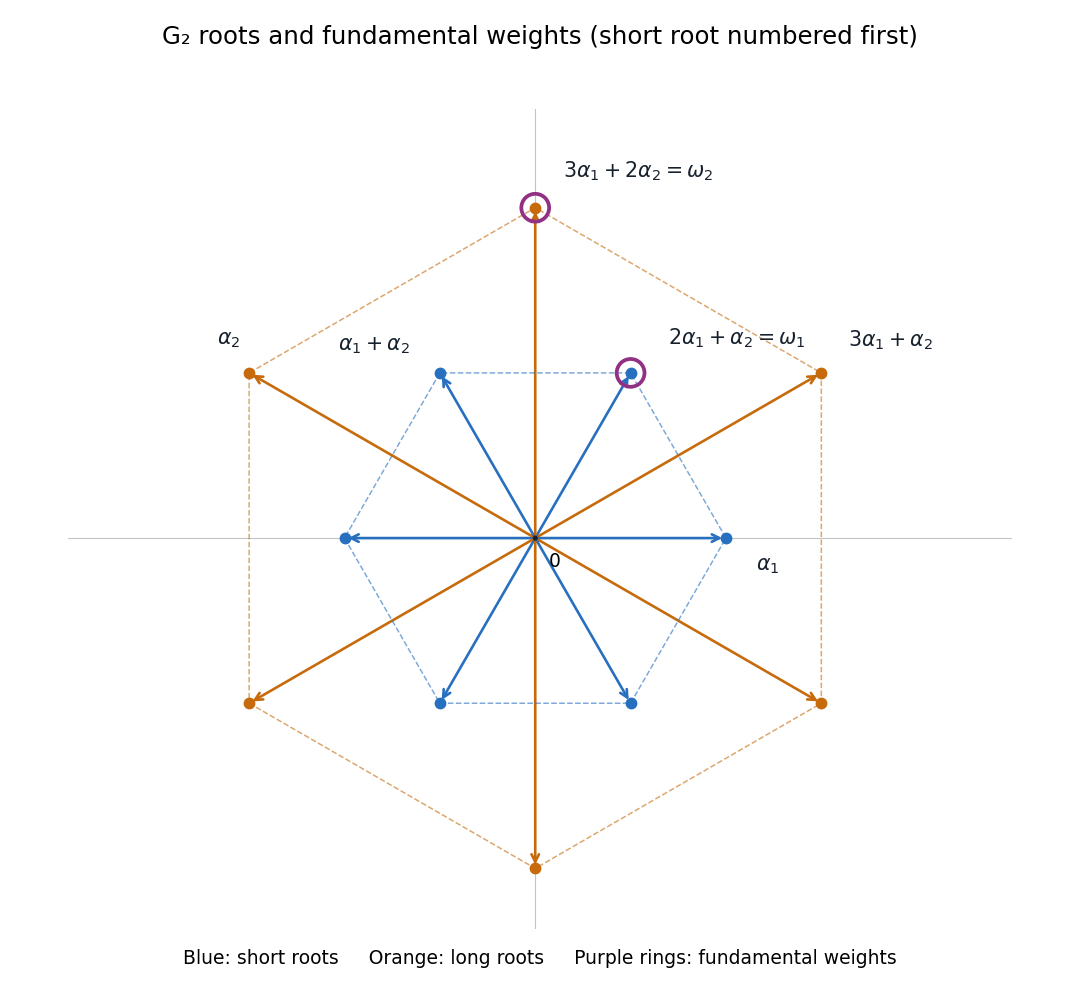

The script that saved this image:
"""Python 3.14 / matplotlib 3.10: opaque PNG basename to caller CWD.
Preserve caller MPLCONFIGDIR. G2 short-root-first numbering.
"""
from pathlib import Path
import numpy as np
import matplotlib
matplotlib.use('Agg')
import matplotlib.pyplot as plt


def main():
    a1=np.array([1.,0.]); a2=np.array([-1.5,np.sqrt(3)/2])
    roots=[(1,0),(0,1),(1,1),(2,1),(3,1),(3,2)]
    labels=[r'$\alpha_1$',r'$\alpha_2$',r'$\alpha_1+\alpha_2$',r'$2\alpha_1+\alpha_2=\omega_1$',r'$3\alpha_1+\alpha_2$',r'$3\alpha_1+2\alpha_2=\omega_2$']
    fig,ax=plt.subplots(figsize=(8,7.4),dpi=135,facecolor='white'); short=[]; long=[]
    for k,((u,v),label) in enumerate(zip(roots,labels)):
        p=u*a1+v*a2; isshort=np.dot(p,p)<2; col='#276fbf' if isshort else '#c66a0b'
        (short if isshort else long).extend([p,-p])
        for sign in [1,-1]:
            q=sign*p
            ax.annotate('',xy=q,xytext=(0,0),arrowprops=dict(arrowstyle='->',lw=1.4,color=col),zorder=2)
            ax.scatter(*q,s=28,color=col,zorder=3)
        offset={0:(16,-17),1:(-5,15),2:(-16,12),3:(20,15),4:(14,14),5:(15,16)}[k]
        ax.annotate(label,xy=p,xytext=offset,textcoords='offset points',ha='right' if k in [1,2] else 'left',fontsize=11,color='#17212d')
    for pts,col in [(short,'#276fbf'),(long,'#c66a0b')]:
        pts=sorted(pts,key=lambda p:np.arctan2(p[1],p[0])); pts=np.array(pts+[pts[0]])
        ax.plot(pts[:,0],pts[:,1],ls='--',lw=.8,alpha=.6,color=col)
    for p in [2*a1+a2,3*a1+2*a2]: ax.scatter(*p,s=220,facecolors='none',edgecolors='#923184',lw=2,zorder=4)
    ax.scatter(0,0,s=15,color='#17212d'); ax.text(.07,-.15,'0',fontsize=10)
    ax.axhline(0,color='#c4c4c4',lw=.6,zorder=0); ax.axvline(0,color='#c4c4c4',lw=.6,zorder=0)
    ax.set(aspect='equal',xlim=(-2.45,2.5),ylim=(-2.05,2.25)); ax.axis('off')
    fig.suptitle('G₂ roots and fundamental weights (short root numbered first)',fontsize=13,y=.975)
    fig.text(.5,.035,'Blue: short roots     Orange: long roots     Purple rings: fundamental weights',ha='center',fontsize=10)
    fig.tight_layout(rect=(0,.055,1,.945),pad=.8)
    fig.savefig(Path('paper-6-g2-roots.png'),facecolor='white',transparent=False); plt.close(fig)

if __name__=='__main__': main()
